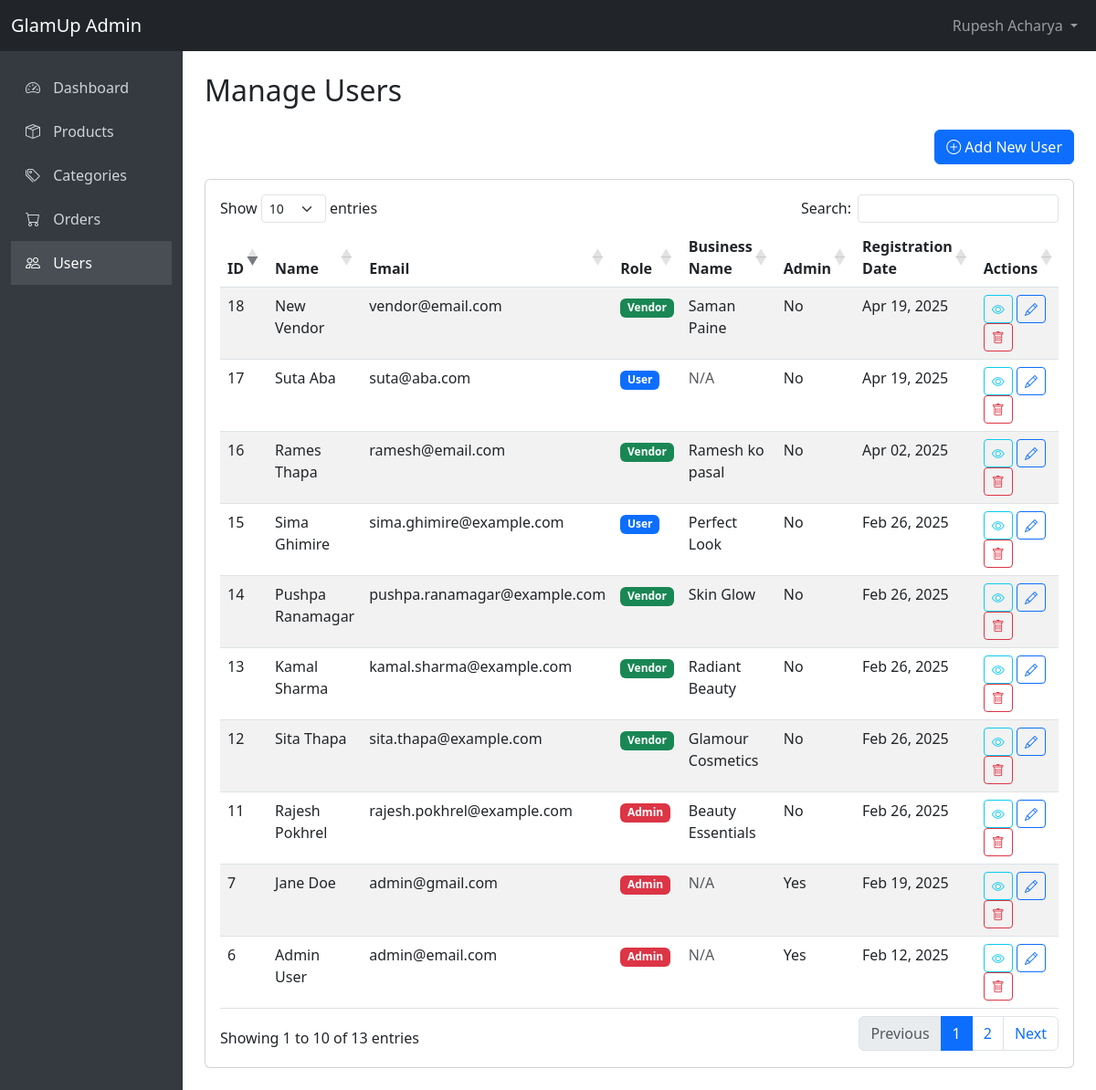
Screenshot of /admin/users.php (signed in) with the database file from the repository.
### tables this page shows
CREATE TABLE `vendors` (
  `id` int(11) NOT NULL,
  `user_id` int(11) NOT NULL,
  `business_name` varchar(255) NOT NULL,
  `description` text DEFAULT NULL,
  `created_at` timestamp NOT NULL DEFAULT current_timestamp()
);

CREATE TABLE `users` (
  `id` int(11) NOT NULL,
  `name` varchar(255) NOT NULL,
  `email` varchar(255) NOT NULL,
  `password` varchar(255) NOT NULL,
  `role` enum('user','vendor','admin') DEFAULT 'user',
  `created_at` timestamp NOT NULL DEFAULT current_timestamp()
);

### admin/users.php (the view, shortened to what this page needs)
<?php
include 'includes/header.php';
include '../backend/db.php';
$users = [];
$query = "SELECT u.*,
          CASE WHEN v.id IS NOT NULL THEN v.business_name ELSE NULL END AS business_name,
          CASE WHEN a.id IS NOT NULL THEN 'Yes' ELSE 'No' END AS is_admin,
          v.description AS vendor_description
          FROM users u
          LEFT JOIN vendors v ON u.id = v.user_id
          LEFT JOIN admins a ON u.id = a.user_id
          ORDER BY u.id DESC";
if ($conn && $conn->ping()) {
    $result = $conn->query($query);
    if ($result) {
        while ($row = $result->fetch_assoc()) {
            $users[] = $row;
        }
    } else {
        $_SESSION['error_message'] = "Error fetching users: " . $conn->error;
    }
} else {
    $_SESSION['error_message'] = "Database connection error.";
}
?>
<h1 class="h2 dashboard-title">Manage Users</h1>
<div class="d-flex justify-content-end mb-3">
    <button type="button" class="btn btn-primary" data-bs-toggle="modal" data-bs-target="#addUserModal">
        <i class="bi bi-plus-circle"></i> Add New User
    </button>
</div>
<div class="card">
    <div class="card-body">
        <div class="table-responsive">
            <table id="usersTable" class="table table-striped table-hover">
                <thead>
                    <tr>
                        <th>ID</th>
                        <th>Name</th>
                        <th>Email</th>
                        <th>Role</th>
                        <th>Business Name</th>
                        <th>Admin</th>
                        <th>Registration Date</th>
                        <th>Actions</th>
                    </tr>
                </thead>
                <tbody>
                    <?php foreach ($users as $user): ?>
                        <tr>
                            <td><?php echo $user['id']; ?></td>
                            <td><?php echo htmlspecialchars($user['name']); ?></td>
                            <td><?php echo htmlspecialchars($user['email']); ?></td>
                            <td>
                                <span class="badge bg-<?php
                                    echo ($user['role'] == 'admin') ? 'danger' :
                                        (($user['role'] == 'vendor') ? 'success' : 'primary');
                                ?>">
                                    <?php echo ucfirst($user['role'] ?: 'user'); ?>
                                </span>
                            </td>
                            <td>
                                <?php if (!empty($user['business_name'])): ?>
                                    <?php echo htmlspecialchars($user['business_name']); ?>
                                <?php else: ?>
                                    <span class="text-muted">N/A</span>
                                <?php endif; ?>
                            </td>
                            <td><?php echo $user['is_admin']; ?></td>
                            <td><?php echo date('M d, Y', strtotime($user['created_at'])); ?></td>
                            <td>
                                <a href="user-details.php?id=<?php echo $user['id']; ?>" class="btn btn-sm btn-outline-info">
                                    <i class="bi bi-eye"></i>
                                </a>
                                <button type="button" class="btn btn-sm btn-outline-primary"
                                        onclick="editUser(<?php echo $user['id']; ?>,
                                            '<?php echo addslashes($user['name']); ?>',
                                            '<?php echo addslashes($user['email']); ?>',
                                            '<?php echo $user['role']; ?>',
                                            '<?php echo addslashes($user['business_name'] ?? ''); ?>',
                                            '<?php echo addslashes($user['vendor_description'] ?? ''); ?>')">
                                    <i class="bi bi-pencil"></i>
                                </button>
                                <?php if ($user['id'] != $_SESSION['admin_id']):  ?>
                                <button type="button" class="btn btn-sm btn-outline-danger"
                                        onclick="confirmDelete(<?php echo $user['id']; ?>, '<?php echo addslashes($user['name']); ?>')">
                                    <i class="bi bi-trash"></i>
                                </button>
                                <?php endif; ?>
                            </td>
                        </tr>
                    <?php endforeach; ?>
                </tbody>
            </table>
        </div>
    </div>
</div>
<?php include 'includes/footer.php'; ?>

### admin/includes/header.php (style rules this page uses)
body { min-height: 100vh; display: flex; flex-direction: column; }
.dashboard-title { font-weight: 300; margin-bottom: 1.5rem; }

### rows the page displays
vendors: user "18", user.name "New Vendor", user.email "vendor@email.com", user.role "Vendor", business_name "Saman Paine", is_admin "No", user.created_at "Apr 19, 2025"
users: id "17", name "Suta Aba", email "suta@aba.com", role "User", shows "N/A", is_admin "No", created_at "Apr 19, 2025"
vendors: user "16", user.name "Rames Thapa", user.email "ramesh@email.com", user.role "Vendor", business_name "Ramesh ko pasal", is_admin "No", user.created_at "Apr 02, 2025"
vendors: user "15", user.name "Sima Ghimire", user.email "sima.ghimire@example.com", user.role "User", business_name "Perfect Look", is_admin "No", user.created_at "Feb 26, 2025"
vendors: user "14", user.name "Pushpa Ranamagar", user.email "pushpa.ranamagar@example.com", user.role "Vendor", business_name "Skin Glow", is_admin "No", user.created_at "Feb 26, 2025"
vendors: user "13", user.name "Kamal Sharma", user.email "kamal.sharma@example.com", user.role "Vendor", business_name "Radiant Beauty", is_admin "No", user.created_at "Feb 26, 2025"
vendors: user "12", user.name "Sita Thapa", user.email "sita.thapa@example.com", user.role "Vendor", business_name "Glamour Cosmetics", is_admin "No", user.created_at "Feb 26, 2025"
vendors: user "11", user.name "Rajesh Pokhrel", user.email "rajesh.pokhrel@example.com", user.role "Admin", business_name "Beauty Essentials", is_admin "No", user.created_at "Feb 26, 2025"
users: id "7", name "Jane Doe", email "admin@gmail.com", role "Admin", shows "N/A", is_admin "Yes", created_at "Feb 19, 2025"
users: id "6", name "Admin User", email "admin@email.com", role "Admin", shows "N/A", is_admin "Yes", created_at "Feb 12, 2025"

### other values shown
$_SESSION['admin_name'] "Rupesh Acharya"
